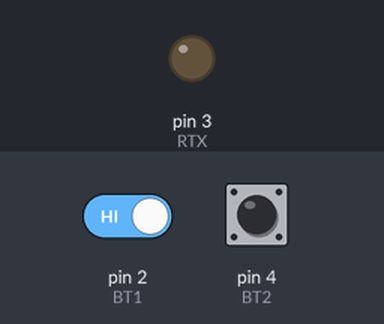
Recording of a sketch running on a simulated Arduino Uno, built with avr-gcc and run on an emulated ATmega328P. Parts: output pins drawn as LEDs (lit = HIGH). The test bench sets the inputs (shaded band); at power-on: pin 2 (BT1) HIGH, pin 4 (BT2) HIGH. What the sketch prints to the serial monitor is not drawn.

Above: at 1.2 s.
1.3 s: pin 2 (BT1) driven LOW
Timing chart, 0 to 4.3 s (numbered marks = the images above; inputs shaded):
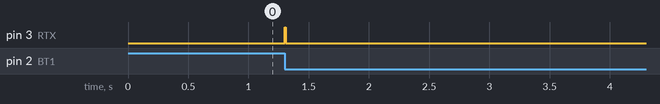

Measured:
- after the input at 1.3 s, pin 3 (RTX): LOW → HIGH at once, → LOW 0.01 s later

The sketch:

RS485_TX.ino
```cpp
#include <SoftwareSerial.h>

SoftwareSerial rs485(10, 11); //RX, TX

uint8_t dati[4];

int bt1, pvbt1;
int bt2, pvbt2;
int led1, led2;


void setup() {
  Serial.begin(115200);
  Serial.println("RS485 TX");

  pinMode(2, INPUT); //BT1
  pinMode(4, INPUT); //BT2

  pinMode(3, OUTPUT); //RTX

  rs485.begin(4800);
}

void loop() {
  bt1 = digitalRead(2);
  bt2 = digitalRead(4);

  if (!bt1 && pvbt1) {
    led1 = !led1;
    Serial.println("Invio comando 1");
    digitalWrite(3, HIGH);
    delay(1);
    dati[0] = 10; //addr
    dati[1] = 4;  //fun
    dati[2] = led1;   //val
    dati[3] = 0;
    rs485.write(dati, sizeof(dati));
    delay(1);
    digitalWrite(3, LOW);
  }

  if (!bt2 && pvbt2) {
    led2 = !led2;
    Serial.println("Invio comando 2");
    digitalWrite(3, HIGH);
    delay(1);
    dati[0] = 10; //addr
    dati[1] = 5;  //fun
    dati[2] = led2;   //val
    dati[3] = 0;
    rs485.write(dati, sizeof(dati));
    delay(1);
    digitalWrite(3, LOW);
  }

  pvbt1 = bt1;
  pvbt2 = bt2;
}
```
